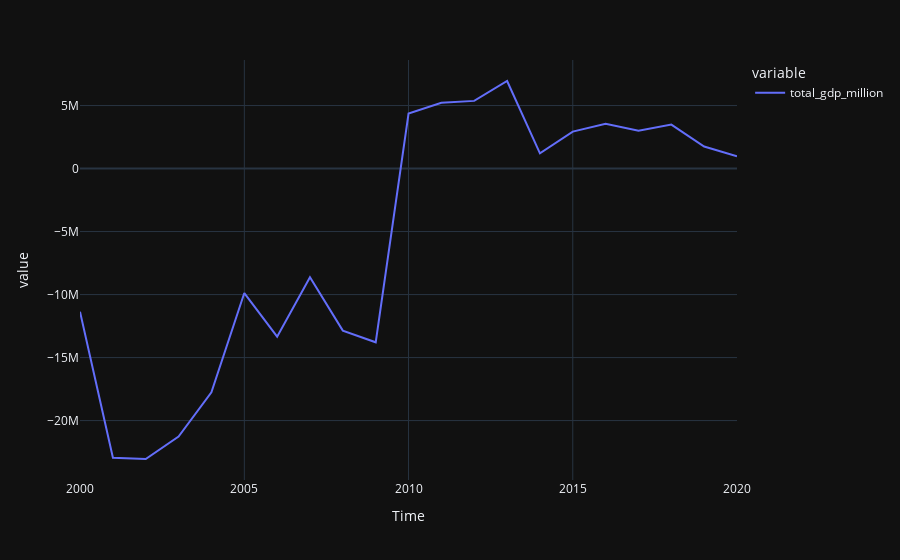

Notebook source saved alongside this figure:
### Code cell
n =  10
pais_unico = list(set(Data_final['Pais_x']))
PIB = []
Data_no_auto = pd.DataFrame()
for x in range(len(set(Data_final['Pais_x']))):
    PIB.append(resagos(Data_final,columnas = ['total_gdp_million','ECI'],n=n,pais=pais_unico[x]))
Data_no_auto = pd.concat(PIB,ignore_index= True)
# Data_no_auto[Data_no_auto['Pais']=='Slovenia']
# Data_no_auto
data_glob = Data_no_auto.copy()
data_glob['Año'] = ["".join([str(data_glob.iloc[i,4]),"-01"]) for i in range(len(data_glob.Año))]
data_glob = pd.pivot_table(data_glob,index='Año',values=['total_gdp_million','Poblacion','ECI'],aggfunc='sum').reset_index()
data_glob['Time'] = pd.to_datetime(data_glob['Año'])
data_glob = data_glob.sort_values(by='Time')
fig = px.line(data_glob, x="Time", y=["total_gdp_million"], template = 'plotly_dark')
fig.show()

### Figure 1 — Plotly figure (JSON) as saved in the notebook; plotly's stock layout.template omitted (floating-point values rounded to 4 significant figures)
{"data": [{"hovertemplate": "variable=total_gdp_million<br>Time=%{x}<br>value=%{y}<extra></extra>", "legendgroup": "total_gdp_million", "line": {"color": "#636efa", "dash": "solid"}, "marker": {"symbol": "circle"}, "mode": "lines", "name": "total_gdp_million", "orientation": "v", "showlegend": true, "type": "scatter", "x": ["2000-01-01T00:00:00", "2001-01-01T00:00:00", "2002-01-01T00:00:00", "2003-01-01T00:00:00", "2004-01-01T00:00:00", "2005-01-01T00:00:00", "2006-01-01T00:00:00", "2007-01-01T00:00:00", "2008-01-01T00:00:00", "2009-01-01T00:00:00", "2010-01-01T00:00:00", "2011-01-01T00:00:00", "2012-01-01T00:00:00", "2013-01-01T00:00:00", "2014-01-01T00:00:00", "2015-01-01T00:00:00", "2016-01-01T00:00:00", "2017-01-01T00:00:00", "2018-01-01T00:00:00", "2019-01-01T00:00:00", "2020-01-01T00:00:00"], "xaxis": "x", "y": [-11370000.0, -22950000.0, -23050000.0, -21270000.0, -17760000.0, -9879000.0, -13340000.0, -8631000.0, -12860000.0, -13790000.0, 4360000.0, 5214000.0, 5370000.0, 6948000.0, 1204000.0, 2931000.0, 3559000.0, 2996000.0, 3486000.0, 1751000.0, 976200.0], "yaxis": "y"}], "layout": {"legend": {"title": {"text": "variable"}, "tracegroupgap": 0}, "margin": {"t": 60}, "xaxis": {"anchor": "y", "domain": [0, 1], "title": {"text": "Time"}}, "yaxis": {"anchor": "x", "domain": [0, 1], "title": {"text": "value"}}}}
